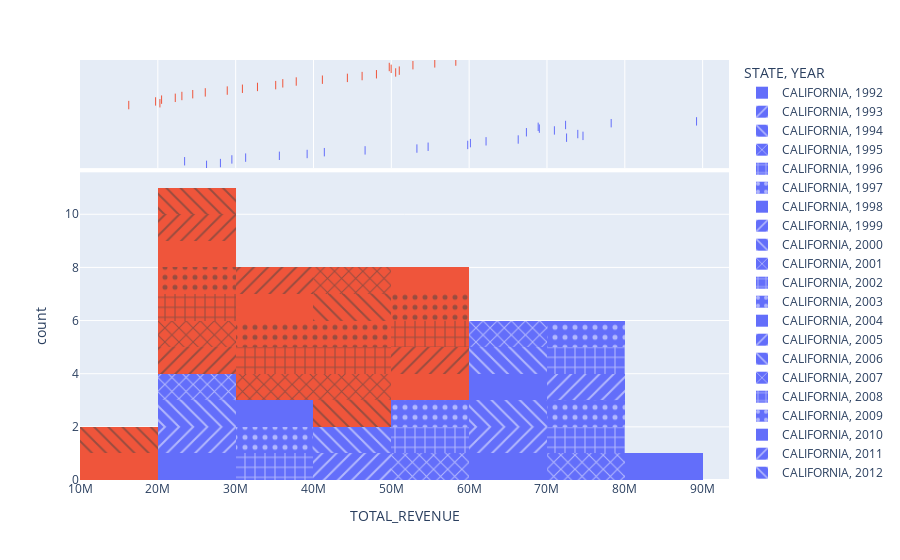

The notebook cell saved with this chart:
### Code cell
px.histogram(education.query("STATE in ['CALIFORNIA', 'TEXAS']"), 
             x="TOTAL_REVENUE", 
             color="STATE",
             pattern_shape="YEAR",
             marginal="rug",
             nbins=10)
